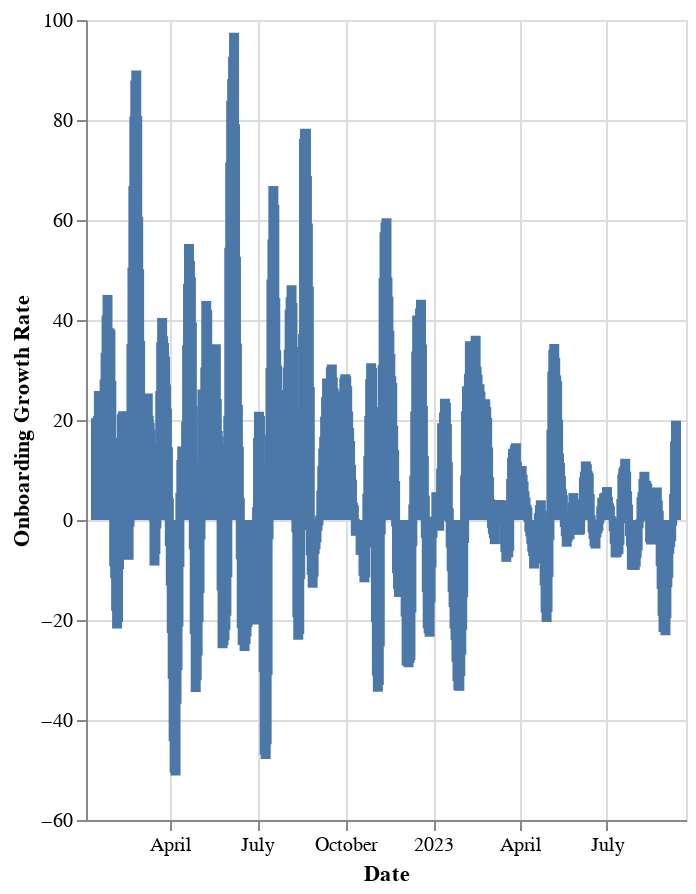

The code cell stored with this chart in its notebook:
### Markdown cell above
:::

### Code cell
# | output: true

display(Markdown(f"### Onboarding Growth Rate (7 day rolling average)"))

df["growth_rate"] = df["onboarded_tibs"].pct_change(periods=7).rolling(7).mean() * 100
recent_df = df[df["date"] > "2022-01-01"]

alt.Chart(recent_df).mark_bar().encode(
    x=alt.X("date:T", title="Date"),
    y=alt.Y("growth_rate:Q", title="Onboarding Growth Rate"),
    # color=alt.value("#55595c"),
    tooltip=[
        alt.Tooltip("date:T", title="Date"),
        alt.Tooltip("growth_rate:Q", title="Onboarding Growth Rate"),
    ],
).properties(
    width="container",
    height=400,
)

### Figure 1 — Vega-Lite specification as saved in the notebook (floating-point values rounded to 4 significant figures; data arrays with more than 128 entries replaced by an {"elided": "..."} marker saying what was removed)
{"config": {"view": {"continuousWidth": 300, "continuousHeight": 300}}, "data": {"name": "data-66d2375a7aec95ec35d5cc7e8dc7d36a"}, "mark": {"type": "bar"}, "encoding": {"tooltip": [{"field": "date", "title": "Date", "type": "temporal"}, {"field": "growth_rate", "title": "Onboarding Growth Rate", "type": "quantitative"}], "x": {"field": "date", "title": "Date", "type": "temporal"}, "y": {"field": "growth_rate", "title": "Onboarding Growth Rate", "type": "quantitative"}}, "height": 400, "width": "container", "$schema": "https://vega.github.io/schema/vega-lite/v5.14.1.json", "datasets": {"data-66d2375a7aec95ec35d5cc7e8dc7d36a": {"elided": "618 records"}}}
